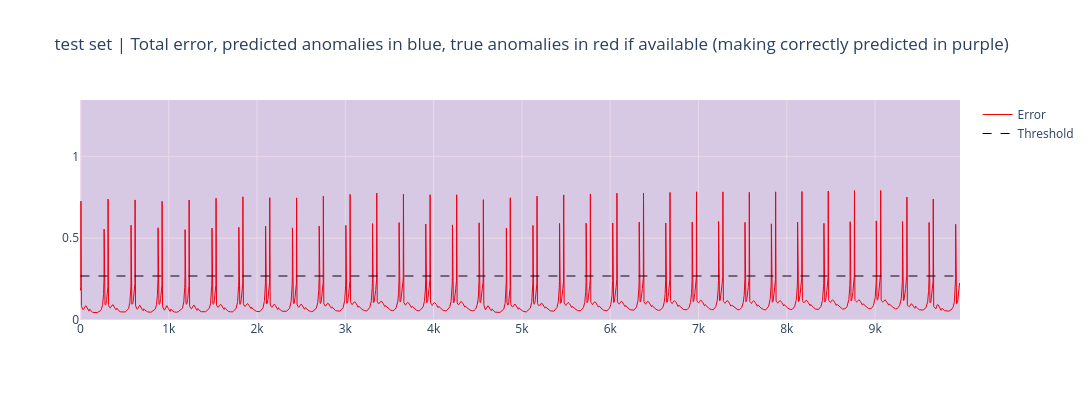

The notebook cell saved with this chart:
### Code cell
plotter.plotly_global_predictions(type="test")

### Figure 1 — Plotly figure (JSON) as saved in the notebook; plotly's stock layout.template omitted (floating-point values rounded to 4 significant figures; data arrays with more than 128 entries replaced by an {"elided": "..."} marker saying what was removed)
{"data": [{"line": {"color": "red", "width": 1}, "name": "Error", "x": {"elided": "9957 int values"}, "y": {"elided": "9957 float values"}, "type": "scatter"}, {"line": {"color": "black", "dash": "dash", "width": 1}, "name": "Threshold", "x": {"elided": "9957 int values"}, "y": {"elided": "9957 float values"}, "type": "scatter"}], "layout": {"height": 400, "shapes": [{"fillcolor": "blue", "line": {"width": 0}, "opacity": 0.08, "type": "rect", "x0": -4, "x1": 9961, "y0": -0.1, "y1": 1.344}, {"fillcolor": "red", "line": {"width": 0}, "opacity": 0.08, "type": "rect", "x0": -5, "x1": 9961, "y0": -0.1, "y1": 1.344}], "title": {"text": "test set | Total error, predicted anomalies in blue, true anomalies in red if available (making correctly predicted in purple)"}, "width": 1500, "yaxis": {"range": [0, 1.344]}}}
